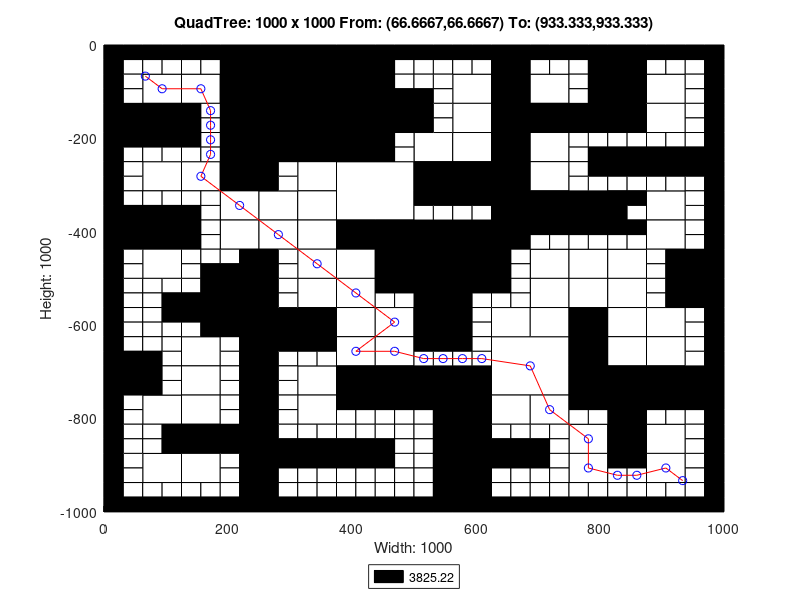

Reproduce this figure in MATLAB.
axis([0 1000 -1000 0]);
title('QuadTree: 1000 x 1000 From: (66.6667,66.6667) To: (933.333,933.333)');
xlabel('Width: 1000');
ylabel('Height: 1000');
rectangle('Position',[250 -125 125 125], 'FaceColor',[0 0 0]);
rectangle('Position',[250 -250 125 125], 'FaceColor',[0 0 0]);
rectangle('Position',[375 -375 125 125], 'FaceColor',[1 1 1]);
rectangle('Position',[500 -500 125 125], 'FaceColor',[0 0 0]);
rectangle('Position',[625 -750 125 125], 'FaceColor',[1 1 1]);
rectangle('Position',[62.5 -125 62.5 62.5], 'FaceColor',[1 1 1]);
rectangle('Position',[187.5 -62.5 62.5 62.5], 'FaceColor',[0 0 0]);
rectangle('Position',[125 -125 62.5 62.5], 'FaceColor',[1 1 1]);
rectangle('Position',[187.5 -125 62.5 62.5], 'FaceColor',[0 0 0]);
rectangle('Position',[0 -187.5 62.5 62.5], 'FaceColor',[0 0 0]);
rectangle('Position',[62.5 -187.5 62.5 62.5], 'FaceColor',[0 0 0]);
rectangle('Position',[187.5 -187.5 62.5 62.5], 'FaceColor',[0 0 0]);
rectangle('Position',[187.5 -250 62.5 62.5], 'FaceColor',[0 0 0]);
rectangle('Position',[375 -62.5 62.5 62.5], 'FaceColor',[0 0 0]);
rectangle('Position',[375 -125 62.5 62.5], 'FaceColor',[0 0 0]);
rectangle('Position',[375 -187.5 62.5 62.5], 'FaceColor',[0 0 0]);
rectangle('Position',[437.5 -187.5 62.5 62.5], 'FaceColor',[0 0 0]);
rectangle('Position',[375 -250 62.5 62.5], 'FaceColor',[0 0 0]);
rectangle('Position',[62.5 -312.5 62.5 62.5], 'FaceColor',[1 1 1]);
rectangle('Position',[125 -312.5 62.5 62.5], 'FaceColor',[1 1 1]);
rectangle('Position',[187.5 -312.5 62.5 62.5], 'FaceColor',[0 0 0]);
rectangle('Position',[187.5 -375 62.5 62.5], 'FaceColor',[1 1 1]);
rectangle('Position',[0 -437.5 62.5 62.5], 'FaceColor',[0 0 0]);
rectangle('Position',[62.5 -437.5 62.5 62.5], 'FaceColor',[0 0 0]);
rectangle('Position',[62.5 -500 62.5 62.5], 'FaceColor',[1 1 1]);
rectangle('Position',[187.5 -437.5 62.5 62.5], 'FaceColor',[1 1 1]);
rectangle('Position',[312.5 -312.5 62.5 62.5], 'FaceColor',[1 1 1]);
rectangle('Position',[250 -375 62.5 62.5], 'FaceColor',[1 1 1]);
rectangle('Position',[312.5 -375 62.5 62.5], 'FaceColor',[1 1 1]);
rectangle('Position',[250 -437.5 62.5 62.5], 'FaceColor',[1 1 1]);
rectangle('Position',[312.5 -437.5 62.5 62.5], 'FaceColor',[1 1 1]);
rectangle('Position',[312.5 -500 62.5 62.5], 'FaceColor',[1 1 1]);
rectangle('Position',[375 -437.5 62.5 62.5], 'FaceColor',[0 0 0]);
rectangle('Position',[437.5 -437.5 62.5 62.5], 'FaceColor',[0 0 0]);
rectangle('Position',[375 -500 62.5 62.5], 'FaceColor',[1 1 1]);
rectangle('Position',[437.5 -500 62.5 62.5], 'FaceColor',[0 0 0]);
rectangle('Position',[562.5 -125 62.5 62.5], 'FaceColor',[1 1 1]);
rectangle('Position',[625 -62.5 62.5 62.5], 'FaceColor',[0 0 0]);
rectangle('Position',[625 -125 62.5 62.5], 'FaceColor',[0 0 0]);
rectangle('Position',[687.5 -125 62.5 62.5], 'FaceColor',[1 1 1]);
rectangle('Position',[562.5 -187.5 62.5 62.5], 'FaceColor',[1 1 1]);
rectangle('Position',[500 -250 62.5 62.5], 'FaceColor',[1 1 1]);
rectangle('Position',[562.5 -250 62.5 62.5], 'FaceColor',[1 1 1]);
rectangle('Position',[625 -187.5 62.5 62.5], 'FaceColor',[0 0 0]);
rectangle('Position',[687.5 -187.5 62.5 62.5], 'FaceColor',[0 0 0]);
rectangle('Position',[625 -250 62.5 62.5], 'FaceColor',[0 0 0]);
rectangle('Position',[687.5 -250 62.5 62.5], 'FaceColor',[1 1 1]);
rectangle('Position',[812.5 -62.5 62.5 62.5], 'FaceColor',[0 0 0]);
rectangle('Position',[812.5 -125 62.5 62.5], 'FaceColor',[0 0 0]);
rectangle('Position',[875 -125 62.5 62.5], 'FaceColor',[1 1 1]);
rectangle('Position',[750 -187.5 62.5 62.5], 'FaceColor',[0 0 0]);
rectangle('Position',[812.5 -187.5 62.5 62.5], 'FaceColor',[0 0 0]);
rectangle('Position',[875 -187.5 62.5 62.5], 'FaceColor',[1 1 1]);
rectangle('Position',[500 -312.5 62.5 62.5], 'FaceColor',[0 0 0]);
rectangle('Position',[562.5 -312.5 62.5 62.5], 'FaceColor',[0 0 0]);
rectangle('Position',[625 -312.5 62.5 62.5], 'FaceColor',[0 0 0]);
rectangle('Position',[687.5 -312.5 62.5 62.5], 'FaceColor',[1 1 1]);
rectangle('Position',[625 -375 62.5 62.5], 'FaceColor',[0 0 0]);
rectangle('Position',[687.5 -375 62.5 62.5], 'FaceColor',[0 0 0]);
rectangle('Position',[625 -437.5 62.5 62.5], 'FaceColor',[0 0 0]);
rectangle('Position',[687.5 -500 62.5 62.5], 'FaceColor',[1 1 1]);
rectangle('Position',[750 -375 62.5 62.5], 'FaceColor',[0 0 0]);
rectangle('Position',[875 -375 62.5 62.5], 'FaceColor',[1 1 1]);
rectangle('Position',[750 -500 62.5 62.5], 'FaceColor',[1 1 1]);
rectangle('Position',[812.5 -500 62.5 62.5], 'FaceColor',[1 1 1]);
rectangle('Position',[875 -437.5 62.5 62.5], 'FaceColor',[1 1 1]);
rectangle('Position',[937.5 -500 62.5 62.5], 'FaceColor',[0 0 0]);
rectangle('Position',[187.5 -562.5 62.5 62.5], 'FaceColor',[0 0 0]);
rectangle('Position',[187.5 -625 62.5 62.5], 'FaceColor',[0 0 0]);
rectangle('Position',[0 -750 62.5 62.5], 'FaceColor',[0 0 0]);
rectangle('Position',[125 -687.5 62.5 62.5], 'FaceColor',[1 1 1]);
rectangle('Position',[125 -750 62.5 62.5], 'FaceColor',[1 1 1]);
rectangle('Position',[312.5 -562.5 62.5 62.5], 'FaceColor',[1 1 1]);
rectangle('Position',[250 -625 62.5 62.5], 'FaceColor',[0 0 0]);
rectangle('Position',[312.5 -625 62.5 62.5], 'FaceColor',[0 0 0]);
rectangle('Position',[375 -562.5 62.5 62.5], 'FaceColor',[1 1 1]);
rectangle('Position',[375 -625 62.5 62.5], 'FaceColor',[1 1 1]);
rectangle('Position',[437.5 -625 62.5 62.5], 'FaceColor',[1 1 1]);
rectangle('Position',[312.5 -750 62.5 62.5], 'FaceColor',[1 1 1]);
rectangle('Position',[375 -687.5 62.5 62.5], 'FaceColor',[1 1 1]);
rectangle('Position',[437.5 -687.5 62.5 62.5], 'FaceColor',[1 1 1]);
rectangle('Position',[375 -750 62.5 62.5], 'FaceColor',[0 0 0]);
rectangle('Position',[437.5 -750 62.5 62.5], 'FaceColor',[0 0 0]);
rectangle('Position',[62.5 -812.5 62.5 62.5], 'FaceColor',[1 1 1]);
rectangle('Position',[125 -812.5 62.5 62.5], 'FaceColor',[1 1 1]);
rectangle('Position',[125 -875 62.5 62.5], 'FaceColor',[0 0 0]);
rectangle('Position',[187.5 -875 62.5 62.5], 'FaceColor',[0 0 0]);
rectangle('Position',[62.5 -937.5 62.5 62.5], 'FaceColor',[1 1 1]);
rectangle('Position',[125 -937.5 62.5 62.5], 'FaceColor',[1 1 1]);
rectangle('Position',[312.5 -812.5 62.5 62.5], 'FaceColor',[1 1 1]);
rectangle('Position',[500 -562.5 62.5 62.5], 'FaceColor',[0 0 0]);
rectangle('Position',[500 -625 62.5 62.5], 'FaceColor',[0 0 0]);
rectangle('Position',[687.5 -562.5 62.5 62.5], 'FaceColor',[1 1 1]);
rectangle('Position',[625 -625 62.5 62.5], 'FaceColor',[1 1 1]);
rectangle('Position',[687.5 -625 62.5 62.5], 'FaceColor',[1 1 1]);
rectangle('Position',[500 -750 62.5 62.5], 'FaceColor',[0 0 0]);
rectangle('Position',[562.5 -750 62.5 62.5], 'FaceColor',[0 0 0]);
rectangle('Position',[750 -562.5 62.5 62.5], 'FaceColor',[1 1 1]);
rectangle('Position',[812.5 -562.5 62.5 62.5], 'FaceColor',[1 1 1]);
rectangle('Position',[750 -625 62.5 62.5], 'FaceColor',[0 0 0]);
rectangle('Position',[812.5 -625 62.5 62.5], 'FaceColor',[1 1 1]);
rectangle('Position',[937.5 -562.5 62.5 62.5], 'FaceColor',[0 0 0]);
rectangle('Position',[875 -625 62.5 62.5], 'FaceColor',[1 1 1]);
rectangle('Position',[750 -687.5 62.5 62.5], 'FaceColor',[0 0 0]);
rectangle('Position',[812.5 -687.5 62.5 62.5], 'FaceColor',[1 1 1]);
rectangle('Position',[750 -750 62.5 62.5], 'FaceColor',[0 0 0]);
rectangle('Position',[812.5 -750 62.5 62.5], 'FaceColor',[0 0 0]);
rectangle('Position',[875 -687.5 62.5 62.5], 'FaceColor',[1 1 1]);
rectangle('Position',[875 -750 62.5 62.5], 'FaceColor',[0 0 0]);
rectangle('Position',[937.5 -750 62.5 62.5], 'FaceColor',[0 0 0]);
rectangle('Position',[562.5 -812.5 62.5 62.5], 'FaceColor',[0 0 0]);
rectangle('Position',[562.5 -875 62.5 62.5], 'FaceColor',[0 0 0]);
rectangle('Position',[625 -812.5 62.5 62.5], 'FaceColor',[1 1 1]);
rectangle('Position',[687.5 -812.5 62.5 62.5], 'FaceColor',[1 1 1]);
rectangle('Position',[562.5 -937.5 62.5 62.5], 'FaceColor',[0 0 0]);
rectangle('Position',[562.5 -1000 62.5 62.5], 'FaceColor',[0 0 0]);
rectangle('Position',[812.5 -812.5 62.5 62.5], 'FaceColor',[0 0 0]);
rectangle('Position',[750 -875 62.5 62.5], 'FaceColor',[1 1 1]);
rectangle('Position',[812.5 -875 62.5 62.5], 'FaceColor',[0 0 0]);
rectangle('Position',[875 -875 62.5 62.5], 'FaceColor',[1 1 1]);
rectangle('Position',[750 -937.5 62.5 62.5], 'FaceColor',[1 1 1]);
rectangle('Position',[875 -937.5 62.5 62.5], 'FaceColor',[1 1 1]);
rectangle('Position',[0 -31.25 31.25 31.25], 'FaceColor',[0 0 0]);
rectangle('Position',[31.25 -31.25 31.25 31.25], 'FaceColor',[0 0 0]);
rectangle('Position',[0 -62.5 31.25 31.25], 'FaceColor',[0 0 0]);
rectangle('Position',[31.25 -62.5 31.25 31.25], 'FaceColor',[1 1 1]);
rectangle('Position',[62.5 -31.25 31.25 31.25], 'FaceColor',[0 0 0]);
rectangle('Position',[93.75 -31.25 31.25 31.25], 'FaceColor',[0 0 0]);
rectangle('Position',[62.5 -62.5 31.25 31.25], 'FaceColor',[1 1 1]);
rectangle('Position',[93.75 -62.5 31.25 31.25], 'FaceColor',[1 1 1]);
rectangle('Position',[0 -93.75 31.25 31.25], 'FaceColor',[0 0 0]);
rectangle('Position',[31.25 -93.75 31.25 31.25], 'FaceColor',[1 1 1]);
rectangle('Position',[0 -125 31.25 31.25], 'FaceColor',[0 0 0]);
rectangle('Position',[31.25 -125 31.25 31.25], 'FaceColor',[1 1 1]);
rectangle('Position',[125 -31.25 31.25 31.25], 'FaceColor',[0 0 0]);
rectangle('Position',[156.25 -31.25 31.25 31.25], 'FaceColor',[0 0 0]);
rectangle('Position',[125 -62.5 31.25 31.25], 'FaceColor',[1 1 1]);
rectangle('Position',[156.25 -62.5 31.25 31.25], 'FaceColor',[1 1 1]);
rectangle('Position',[0 -218.75 31.25 31.25], 'FaceColor',[0 0 0]);
rectangle('Position',[31.25 -218.75 31.25 31.25], 'FaceColor',[0 0 0]);
rectangle('Position',[0 -250 31.25 31.25], 'FaceColor',[0 0 0]);
rectangle('Position',[31.25 -250 31.25 31.25], 'FaceColor',[1 1 1]);
rectangle('Position',[62.5 -218.75 31.25 31.25], 'FaceColor',[0 0 0]);
rectangle('Position',[93.75 -218.75 31.25 31.25], 'FaceColor',[0 0 0]);
rectangle('Position',[62.5 -250 31.25 31.25], 'FaceColor',[1 1 1]);
rectangle('Position',[93.75 -250 31.25 31.25], 'FaceColor',[1 1 1]);
rectangle('Position',[125 -156.25 31.25 31.25], 'FaceColor',[0 0 0]);
rectangle('Position',[156.25 -156.25 31.25 31.25], 'FaceColor',[1 1 1]);
rectangle('Position',[125 -187.5 31.25 31.25], 'FaceColor',[0 0 0]);
rectangle('Position',[156.25 -187.5 31.25 31.25], 'FaceColor',[1 1 1]);
rectangle('Position',[125 -218.75 31.25 31.25], 'FaceColor',[0 0 0]);
rectangle('Position',[156.25 -218.75 31.25 31.25], 'FaceColor',[1 1 1]);
rectangle('Position',[125 -250 31.25 31.25], 'FaceColor',[1 1 1]);
rectangle('Position',[156.25 -250 31.25 31.25], 'FaceColor',[1 1 1]);
rectangle('Position',[437.5 -31.25 31.25 31.25], 'FaceColor',[0 0 0]);
rectangle('Position',[468.75 -31.25 31.25 31.25], 'FaceColor',[0 0 0]);
rectangle('Position',[437.5 -62.5 31.25 31.25], 'FaceColor',[0 0 0]);
rectangle('Position',[468.75 -62.5 31.25 31.25], 'FaceColor',[1 1 1]);
rectangle('Position',[437.5 -93.75 31.25 31.25], 'FaceColor',[0 0 0]);
rectangle('Position',[468.75 -93.75 31.25 31.25], 'FaceColor',[1 1 1]);
rectangle('Position',[437.5 -125 31.25 31.25], 'FaceColor',[0 0 0]);
rectangle('Position',[468.75 -125 31.25 31.25], 'FaceColor',[0 0 0]);
rectangle('Position',[437.5 -218.75 31.25 31.25], 'FaceColor',[0 0 0]);
rectangle('Position',[468.75 -218.75 31.25 31.25], 'FaceColor',[1 1 1]);
rectangle('Position',[437.5 -250 31.25 31.25], 'FaceColor',[0 0 0]);
rectangle('Position',[468.75 -250 31.25 31.25], 'FaceColor',[1 1 1]);
rectangle('Position',[0 -281.25 31.25 31.25], 'FaceColor',[0 0 0]);
rectangle('Position',[31.25 -281.25 31.25 31.25], 'FaceColor',[1 1 1]);
rectangle('Position',[0 -312.5 31.25 31.25], 'FaceColor',[0 0 0]);
rectangle('Position',[31.25 -312.5 31.25 31.25], 'FaceColor',[1 1 1]);
rectangle('Position',[0 -343.75 31.25 31.25], 'FaceColor',[0 0 0]);
rectangle('Position',[31.25 -343.75 31.25 31.25], 'FaceColor',[1 1 1]);
rectangle('Position',[0 -375 31.25 31.25], 'FaceColor',[0 0 0]);
rectangle('Position',[31.25 -375 31.25 31.25], 'FaceColor',[0 0 0]);
rectangle('Position',[62.5 -343.75 31.25 31.25], 'FaceColor',[1 1 1]);
rectangle('Position',[93.75 -343.75 31.25 31.25], 'FaceColor',[1 1 1]);
rectangle('Position',[62.5 -375 31.25 31.25], 'FaceColor',[0 0 0]);
rectangle('Position',[93.75 -375 31.25 31.25], 'FaceColor',[0 0 0]);
rectangle('Position',[125 -343.75 31.25 31.25], 'FaceColor',[1 1 1]);
rectangle('Position',[156.25 -343.75 31.25 31.25], 'FaceColor',[1 1 1]);
rectangle('Position',[125 -375 31.25 31.25], 'FaceColor',[0 0 0]);
rectangle('Position',[156.25 -375 31.25 31.25], 'FaceColor',[1 1 1]);
rectangle('Position',[0 -468.75 31.25 31.25], 'FaceColor',[0 0 0]);
rectangle('Position',[31.25 -468.75 31.25 31.25], 'FaceColor',[1 1 1]);
rectangle('Position',[0 -500 31.25 31.25], 'FaceColor',[0 0 0]);
rectangle('Position',[31.25 -500 31.25 31.25], 'FaceColor',[1 1 1]);
rectangle('Position',[125 -406.25 31.25 31.25], 'FaceColor',[0 0 0]);
rectangle('Position',[156.25 -406.25 31.25 31.25], 'FaceColor',[1 1 1]);
rectangle('Position',[125 -437.5 31.25 31.25], 'FaceColor',[0 0 0]);
rectangle('Position',[156.25 -437.5 31.25 31.25], 'FaceColor',[1 1 1]);
rectangle('Position',[125 -468.75 31.25 31.25], 'FaceColor',[1 1 1]);
rectangle('Position',[156.25 -468.75 31.25 31.25], 'FaceColor',[1 1 1]);
rectangle('Position',[125 -500 31.25 31.25], 'FaceColor',[1 1 1]);
rectangle('Position',[156.25 -500 31.25 31.25], 'FaceColor',[0 0 0]);
rectangle('Position',[187.5 -468.75 31.25 31.25], 'FaceColor',[1 1 1]);
rectangle('Position',[218.75 -468.75 31.25 31.25], 'FaceColor',[0 0 0]);
rectangle('Position',[187.5 -500 31.25 31.25], 'FaceColor',[0 0 0]);
rectangle('Position',[218.75 -500 31.25 31.25], 'FaceColor',[0 0 0]);
rectangle('Position',[250 -281.25 31.25 31.25], 'FaceColor',[0 0 0]);
rectangle('Position',[281.25 -281.25 31.25 31.25], 'FaceColor',[1 1 1]);
rectangle('Position',[250 -312.5 31.25 31.25], 'FaceColor',[0 0 0]);
rectangle('Position',[281.25 -312.5 31.25 31.25], 'FaceColor',[1 1 1]);
rectangle('Position',[250 -468.75 31.25 31.25], 'FaceColor',[0 0 0]);
rectangle('Position',[281.25 -468.75 31.25 31.25], 'FaceColor',[1 1 1]);
rectangle('Position',[250 -500 31.25 31.25], 'FaceColor',[0 0 0]);
rectangle('Position',[281.25 -500 31.25 31.25], 'FaceColor',[1 1 1]);
rectangle('Position',[500 -31.25 31.25 31.25], 'FaceColor',[0 0 0]);
rectangle('Position',[531.25 -31.25 31.25 31.25], 'FaceColor',[0 0 0]);
rectangle('Position',[500 -62.5 31.25 31.25], 'FaceColor',[1 1 1]);
rectangle('Position',[531.25 -62.5 31.25 31.25], 'FaceColor',[1 1 1]);
rectangle('Position',[562.5 -31.25 31.25 31.25], 'FaceColor',[0 0 0]);
rectangle('Position',[593.75 -31.25 31.25 31.25], 'FaceColor',[0 0 0]);
rectangle('Position',[562.5 -62.5 31.25 31.25], 'FaceColor',[1 1 1]);
rectangle('Position',[593.75 -62.5 31.25 31.25], 'FaceColor',[1 1 1]);
rectangle('Position',[500 -93.75 31.25 31.25], 'FaceColor',[1 1 1]);
rectangle('Position',[531.25 -93.75 31.25 31.25], 'FaceColor',[1 1 1]);
rectangle('Position',[500 -125 31.25 31.25], 'FaceColor',[0 0 0]);
rectangle('Position',[531.25 -125 31.25 31.25], 'FaceColor',[1 1 1]);
rectangle('Position',[687.5 -31.25 31.25 31.25], 'FaceColor',[0 0 0]);
rectangle('Position',[718.75 -31.25 31.25 31.25], 'FaceColor',[0 0 0]);
rectangle('Position',[687.5 -62.5 31.25 31.25], 'FaceColor',[1 1 1]);
rectangle('Position',[718.75 -62.5 31.25 31.25], 'FaceColor',[1 1 1]);
rectangle('Position',[500 -156.25 31.25 31.25], 'FaceColor',[0 0 0]);
rectangle('Position',[531.25 -156.25 31.25 31.25], 'FaceColor',[1 1 1]);
rectangle('Position',[500 -187.5 31.25 31.25], 'FaceColor',[0 0 0]);
rectangle('Position',[531.25 -187.5 31.25 31.25], 'FaceColor',[1 1 1]);
rectangle('Position',[750 -31.25 31.25 31.25], 'FaceColor',[0 0 0]);
rectangle('Position',[781.25 -31.25 31.25 31.25], 'FaceColor',[0 0 0]);
rectangle('Position',[750 -62.5 31.25 31.25], 'FaceColor',[1 1 1]);
rectangle('Position',[781.25 -62.5 31.25 31.25], 'FaceColor',[0 0 0]);
rectangle('Position',[750 -93.75 31.25 31.25], 'FaceColor',[1 1 1]);
rectangle('Position',[781.25 -93.75 31.25 31.25], 'FaceColor',[0 0 0]);
rectangle('Position',[750 -125 31.25 31.25], 'FaceColor',[1 1 1]);
rectangle('Position',[781.25 -125 31.25 31.25], 'FaceColor',[0 0 0]);
rectangle('Position',[875 -31.25 31.25 31.25], 'FaceColor',[0 0 0]);
rectangle('Position',[906.25 -31.25 31.25 31.25], 'FaceColor',[0 0 0]);
rectangle('Position',[875 -62.5 31.25 31.25], 'FaceColor',[1 1 1]);
rectangle('Position',[906.25 -62.5 31.25 31.25], 'FaceColor',[1 1 1]);
rectangle('Position',[937.5 -31.25 31.25 31.25], 'FaceColor',[0 0 0]);
rectangle('Position',[968.75 -31.25 31.25 31.25], 'FaceColor',[0 0 0]);
rectangle('Position',[937.5 -62.5 31.25 31.25], 'FaceColor',[1 1 1]);
rectangle('Position',[968.75 -62.5 31.25 31.25], 'FaceColor',[0 0 0]);
rectangle('Position',[937.5 -93.75 31.25 31.25], 'FaceColor',[1 1 1]);
rectangle('Position',[968.75 -93.75 31.25 31.25], 'FaceColor',[0 0 0]);
rectangle('Position',[937.5 -125 31.25 31.25], 'FaceColor',[1 1 1]);
rectangle('Position',[968.75 -125 31.25 31.25], 'FaceColor',[0 0 0]);
rectangle('Position',[750 -218.75 31.25 31.25], 'FaceColor',[1 1 1]);
rectangle('Position',[781.25 -218.75 31.25 31.25], 'FaceColor',[1 1 1]);
rectangle('Position',[750 -250 31.25 31.25], 'FaceColor',[1 1 1]);
rectangle('Position',[781.25 -250 31.25 31.25], 'FaceColor',[0 0 0]);
rectangle('Position',[812.5 -218.75 31.25 31.25], 'FaceColor',[1 1 1]);
rectangle('Position',[843.75 -218.75 31.25 31.25], 'FaceColor',[1 1 1]);
rectangle('Position',[812.5 -250 31.25 31.25], 'FaceColor',[0 0 0]);
rectangle('Position',[843.75 -250 31.25 31.25], 'FaceColor',[0 0 0]);
rectangle('Position',[937.5 -156.25 31.25 31.25], 'FaceColor',[1 1 1]);
rectangle('Position',[968.75 -156.25 31.25 31.25], 'FaceColor',[0 0 0]);
rectangle('Position',[937.5 -187.5 31.25 31.25], 'FaceColor',[1 1 1]);
rectangle('Position',[968.75 -187.5 31.25 31.25], 'FaceColor',[0 0 0]);
rectangle('Position',[875 -218.75 31.25 31.25], 'FaceColor',[1 1 1]);
rectangle('Position',[906.25 -218.75 31.25 31.25], 'FaceColor',[1 1 1]);
rectangle('Position',[875 -250 31.25 31.25], 'FaceColor',[0 0 0]);
rectangle('Position',[906.25 -250 31.25 31.25], 'FaceColor',[0 0 0]);
rectangle('Position',[937.5 -218.75 31.25 31.25], 'FaceColor',[1 1 1]);
rectangle('Position',[968.75 -218.75 31.25 31.25], 'FaceColor',[0 0 0]);
rectangle('Position',[937.5 -250 31.25 31.25], 'FaceColor',[0 0 0]);
rectangle('Position',[968.75 -250 31.25 31.25], 'FaceColor',[0 0 0]);
rectangle('Position',[500 -343.75 31.25 31.25], 'FaceColor',[0 0 0]);
rectangle('Position',[531.25 -343.75 31.25 31.25], 'FaceColor',[0 0 0]);
rectangle('Position',[500 -375 31.25 31.25], 'FaceColor',[1 1 1]);
rectangle('Position',[531.25 -375 31.25 31.25], 'FaceColor',[1 1 1]);
rectangle('Position',[562.5 -343.75 31.25 31.25], 'FaceColor',[0 0 0]);
rectangle('Position',[593.75 -343.75 31.25 31.25], 'FaceColor',[0 0 0]);
rectangle('Position',[562.5 -375 31.25 31.25], 'FaceColor',[1 1 1]);
rectangle('Position',[593.75 -375 31.25 31.25], 'FaceColor',[1 1 1]);
rectangle('Position',[687.5 -406.25 31.25 31.25], 'FaceColor',[0 0 0]);
rectangle('Position',[718.75 -406.25 31.25 31.25], 'FaceColor',[0 0 0]);
rectangle('Position',[687.5 -437.5 31.25 31.25], 'FaceColor',[1 1 1]);
rectangle('Position',[718.75 -437.5 31.25 31.25], 'FaceColor',[1 1 1]);
rectangle('Position',[625 -468.75 31.25 31.25], 'FaceColor',[0 0 0]);
rectangle('Position',[656.25 -468.75 31.25 31.25], 'FaceColor',[1 1 1]);
rectangle('Position',[625 -500 31.25 31.25], 'FaceColor',[0 0 0]);
rectangle('Position',[656.25 -500 31.25 31.25], 'FaceColor',[1 1 1]);
rectangle('Position',[750 -281.25 31.25 31.25], 'FaceColor',[1 1 1]);
rectangle('Position',[781.25 -281.25 31.25 31.25], 'FaceColor',[0 0 0]);
rectangle('Position',[750 -312.5 31.25 31.25], 'FaceColor',[1 1 1]);
rectangle('Position',[781.25 -312.5 31.25 31.25], 'FaceColor',[1 1 1]);
rectangle('Position',[812.5 -281.25 31.25 31.25], 'FaceColor',[0 0 0]);
rectangle('Position',[843.75 -281.25 31.25 31.25], 'FaceColor',[0 0 0]);
rectangle('Position',[812.5 -312.5 31.25 31.25], 'FaceColor',[1 1 1]);
rectangle('Position',[843.75 -312.5 31.25 31.25], 'FaceColor',[1 1 1]);
rectangle('Position',[812.5 -343.75 31.25 31.25], 'FaceColor',[0 0 0]);
rectangle('Position',[843.75 -343.75 31.25 31.25], 'FaceColor',[0 0 0]);
rectangle('Position',[812.5 -375 31.25 31.25], 'FaceColor',[0 0 0]);
rectangle('Position',[843.75 -375 31.25 31.25], 'FaceColor',[1 1 1]);
rectangle('Position',[875 -281.25 31.25 31.25], 'FaceColor',[0 0 0]);
rectangle('Position',[906.25 -281.25 31.25 31.25], 'FaceColor',[0 0 0]);
rectangle('Position',[875 -312.5 31.25 31.25], 'FaceColor',[1 1 1]);
rectangle('Position',[906.25 -312.5 31.25 31.25], 'FaceColor',[1 1 1]);
rectangle('Position',[937.5 -281.25 31.25 31.25], 'FaceColor',[0 0 0]);
rectangle('Position',[968.75 -281.25 31.25 31.25], 'FaceColor',[0 0 0]);
rectangle('Position',[937.5 -312.5 31.25 31.25], 'FaceColor',[1 1 1]);
rectangle('Position',[968.75 -312.5 31.25 31.25], 'FaceColor',[0 0 0]);
rectangle('Position',[937.5 -343.75 31.25 31.25], 'FaceColor',[1 1 1]);
rectangle('Position',[968.75 -343.75 31.25 31.25], 'FaceColor',[0 0 0]);
rectangle('Position',[937.5 -375 31.25 31.25], 'FaceColor',[1 1 1]);
rectangle('Position',[968.75 -375 31.25 31.25], 'FaceColor',[0 0 0]);
rectangle('Position',[750 -406.25 31.25 31.25], 'FaceColor',[0 0 0]);
rectangle('Position',[781.25 -406.25 31.25 31.25], 'FaceColor',[0 0 0]);
rectangle('Position',[750 -437.5 31.25 31.25], 'FaceColor',[1 1 1]);
rectangle('Position',[781.25 -437.5 31.25 31.25], 'FaceColor',[1 1 1]);
rectangle('Position',[812.5 -406.25 31.25 31.25], 'FaceColor',[0 0 0]);
rectangle('Position',[843.75 -406.25 31.25 31.25], 'FaceColor',[0 0 0]);
rectangle('Position',[812.5 -437.5 31.25 31.25], 'FaceColor',[1 1 1]);
rectangle('Position',[843.75 -437.5 31.25 31.25], 'FaceColor',[1 1 1]);
rectangle('Position',[937.5 -406.25 31.25 31.25], 'FaceColor',[1 1 1]);
rectangle('Position',[968.75 -406.25 31.25 31.25], 'FaceColor',[0 0 0]);
rectangle('Position',[937.5 -437.5 31.25 31.25], 'FaceColor',[1 1 1]);
rectangle('Position',[968.75 -437.5 31.25 31.25], 'FaceColor',[0 0 0]);
rectangle('Position',[875 -468.75 31.25 31.25], 'FaceColor',[1 1 1]);
rectangle('Position',[906.25 -468.75 31.25 31.25], 'FaceColor',[0 0 0]);
rectangle('Position',[875 -500 31.25 31.25], 'FaceColor',[1 1 1]);
rectangle('Position',[906.25 -500 31.25 31.25], 'FaceColor',[0 0 0]);
rectangle('Position',[0 -531.25 31.25 31.25], 'FaceColor',[0 0 0]);
rectangle('Position',[31.25 -531.25 31.25 31.25], 'FaceColor',[1 1 1]);
rectangle('Position',[0 -562.5 31.25 31.25], 'FaceColor',[0 0 0]);
rectangle('Position',[31.25 -562.5 31.25 31.25], 'FaceColor',[1 1 1]);
rectangle('Position',[62.5 -531.25 31.25 31.25], 'FaceColor',[1 1 1]);
rectangle('Position',[93.75 -531.25 31.25 31.25], 'FaceColor',[1 1 1]);
rectangle('Position',[62.5 -562.5 31.25 31.25], 'FaceColor',[1 1 1]);
rectangle('Position',[93.75 -562.5 31.25 31.25], 'FaceColor',[0 0 0]);
rectangle('Position',[0 -593.75 31.25 31.25], 'FaceColor',[0 0 0]);
rectangle('Position',[31.25 -593.75 31.25 31.25], 'FaceColor',[1 1 1]);
rectangle('Position',[0 -625 31.25 31.25], 'FaceColor',[0 0 0]);
rectangle('Position',[31.25 -625 31.25 31.25], 'FaceColor',[1 1 1]);
rectangle('Position',[62.5 -593.75 31.25 31.25], 'FaceColor',[1 1 1]);
rectangle('Position',[93.75 -593.75 31.25 31.25], 'FaceColor',[0 0 0]);
rectangle('Position',[62.5 -625 31.25 31.25], 'FaceColor',[1 1 1]);
rectangle('Position',[93.75 -625 31.25 31.25], 'FaceColor',[1 1 1]);
rectangle('Position',[125 -531.25 31.25 31.25], 'FaceColor',[1 1 1]);
rectangle('Position',[156.25 -531.25 31.25 31.25], 'FaceColor',[0 0 0]);
rectangle('Position',[125 -562.5 31.25 31.25], 'FaceColor',[0 0 0]);
rectangle('Position',[156.25 -562.5 31.25 31.25], 'FaceColor',[0 0 0]);
rectangle('Position',[125 -593.75 31.25 31.25], 'FaceColor',[0 0 0]);
rectangle('Position',[156.25 -593.75 31.25 31.25], 'FaceColor',[0 0 0]);
rectangle('Position',[125 -625 31.25 31.25], 'FaceColor',[1 1 1]);
rectangle('Position',[156.25 -625 31.25 31.25], 'FaceColor',[0 0 0]);
rectangle('Position',[0 -656.25 31.25 31.25], 'FaceColor',[0 0 0]);
rectangle('Position',[31.25 -656.25 31.25 31.25], 'FaceColor',[1 1 1]);
rectangle('Position',[0 -687.5 31.25 31.25], 'FaceColor',[0 0 0]);
rectangle('Position',[31.25 -687.5 31.25 31.25], 'FaceColor',[0 0 0]);
rectangle('Position',[62.5 -656.25 31.25 31.25], 'FaceColor',[1 1 1]);
rectangle('Position',[93.75 -656.25 31.25 31.25], 'FaceColor',[1 1 1]);
rectangle('Position',[62.5 -687.5 31.25 31.25], 'FaceColor',[0 0 0]);
rectangle('Position',[93.75 -687.5 31.25 31.25], 'FaceColor',[1 1 1]);
rectangle('Position',[62.5 -718.75 31.25 31.25], 'FaceColor',[0 0 0]);
rectangle('Position',[93.75 -718.75 31.25 31.25], 'FaceColor',[1 1 1]);
rectangle('Position',[62.5 -750 31.25 31.25], 'FaceColor',[0 0 0]);
rectangle('Position',[93.75 -750 31.25 31.25], 'FaceColor',[1 1 1]);
rectangle('Position',[187.5 -656.25 31.25 31.25], 'FaceColor',[1 1 1]);
rectangle('Position',[218.75 -656.25 31.25 31.25], 'FaceColor',[0 0 0]);
rectangle('Position',[187.5 -687.5 31.25 31.25], 'FaceColor',[1 1 1]);
rectangle('Position',[218.75 -687.5 31.25 31.25], 'FaceColor',[0 0 0]);
rectangle('Position',[187.5 -718.75 31.25 31.25], 'FaceColor',[1 1 1]);
rectangle('Position',[218.75 -718.75 31.25 31.25], 'FaceColor',[0 0 0]);
rectangle('Position',[187.5 -750 31.25 31.25], 'FaceColor',[1 1 1]);
rectangle('Position',[218.75 -750 31.25 31.25], 'FaceColor',[0 0 0]);
rectangle('Position',[250 -531.25 31.25 31.25], 'FaceColor',[0 0 0]);
rectangle('Position',[281.25 -531.25 31.25 31.25], 'FaceColor',[1 1 1]);
rectangle('Position',[250 -562.5 31.25 31.25], 'FaceColor',[0 0 0]);
rectangle('Position',[281.25 -562.5 31.25 31.25], 'FaceColor',[1 1 1]);
rectangle('Position',[437.5 -531.25 31.25 31.25], 'FaceColor',[0 0 0]);
rectangle('Position',[468.75 -531.25 31.25 31.25], 'FaceColor',[0 0 0]);
rectangle('Position',[437.5 -562.5 31.25 31.25], 'FaceColor',[1 1 1]);
rectangle('Position',[468.75 -562.5 31.25 31.25], 'FaceColor',[1 1 1]);
rectangle('Position',[250 -656.25 31.25 31.25], 'FaceColor',[0 0 0]);
rectangle('Position',[281.25 -656.25 31.25 31.25], 'FaceColor',[0 0 0]);
rectangle('Position',[250 -687.5 31.25 31.25], 'FaceColor',[0 0 0]);
rectangle('Position',[281.25 -687.5 31.25 31.25], 'FaceColor',[1 1 1]);
rectangle('Position',[312.5 -656.25 31.25 31.25], 'FaceColor',[0 0 0]);
rectangle('Position',[343.75 -656.25 31.25 31.25], 'FaceColor',[0 0 0]);
rectangle('Position',[312.5 -687.5 31.25 31.25], 'FaceColor',[1 1 1]);
rectangle('Position',[343.75 -687.5 31.25 31.25], 'FaceColor',[1 1 1]);
rectangle('Position',[250 -718.75 31.25 31.25], 'FaceColor',[0 0 0]);
rectangle('Position',[281.25 -718.75 31.25 31.25], 'FaceColor',[1 1 1]);
rectangle('Position',[250 -750 31.25 31.25], 'FaceColor',[0 0 0]);
rectangle('Position',[281.25 -750 31.25 31.25], 'FaceColor',[1 1 1]);
rectangle('Position',[0 -781.25 31.25 31.25], 'FaceColor',[0 0 0]);
rectangle('Position',[31.25 -781.25 31.25 31.25], 'FaceColor',[1 1 1]);
rectangle('Position',[0 -812.5 31.25 31.25], 'FaceColor',[0 0 0]);
rectangle('Position',[31.25 -812.5 31.25 31.25], 'FaceColor',[1 1 1]);
rectangle('Position',[0 -843.75 31.25 31.25], 'FaceColor',[0 0 0]);
rectangle('Position',[31.25 -843.75 31.25 31.25], 'FaceColor',[1 1 1]);
rectangle('Position',[0 -875 31.25 31.25], 'FaceColor',[0 0 0]);
rectangle('Position',[31.25 -875 31.25 31.25], 'FaceColor',[1 1 1]);
rectangle('Position',[62.5 -843.75 31.25 31.25], 'FaceColor',[1 1 1]);
rectangle('Position',[93.75 -843.75 31.25 31.25], 'FaceColor',[0 0 0]);
rectangle('Position',[62.5 -875 31.25 31.25], 'FaceColor',[1 1 1]);
rectangle('Position',[93.75 -875 31.25 31.25], 'FaceColor',[0 0 0]);
rectangle('Position',[187.5 -781.25 31.25 31.25], 'FaceColor',[1 1 1]);
rectangle('Position',[218.75 -781.25 31.25 31.25], 'FaceColor',[0 0 0]);
rectangle('Position',[187.5 -812.5 31.25 31.25], 'FaceColor',[1 1 1]);
rectangle('Position',[218.75 -812.5 31.25 31.25], 'FaceColor',[0 0 0]);
rectangle('Position',[0 -906.25 31.25 31.25], 'FaceColor',[0 0 0]);
rectangle('Position',[31.25 -906.25 31.25 31.25], 'FaceColor',[1 1 1]);
rectangle('Position',[0 -937.5 31.25 31.25], 'FaceColor',[0 0 0]);
rectangle('Position',[31.25 -937.5 31.25 31.25], 'FaceColor',[1 1 1]);
rectangle('Position',[0 -968.75 31.25 31.25], 'FaceColor',[0 0 0]);
rectangle('Position',[31.25 -968.75 31.25 31.25], 'FaceColor',[1 1 1]);
rectangle('Position',[0 -1000 31.25 31.25], 'FaceColor',[0 0 0]);
rectangle('Position',[31.25 -1000 31.25 31.25], 'FaceColor',[0 0 0]);
rectangle('Position',[62.5 -968.75 31.25 31.25], 'FaceColor',[1 1 1]);
rectangle('Position',[93.75 -968.75 31.25 31.25], 'FaceColor',[1 1 1]);
rectangle('Position',[62.5 -1000 31.25 31.25], 'FaceColor',[0 0 0]);
rectangle('Position',[93.75 -1000 31.25 31.25], 'FaceColor',[0 0 0]);
rectangle('Position',[187.5 -906.25 31.25 31.25], 'FaceColor',[1 1 1]);
rectangle('Position',[218.75 -906.25 31.25 31.25], 'FaceColor',[0 0 0]);
rectangle('Position',[187.5 -937.5 31.25 31.25], 'FaceColor',[1 1 1]);
rectangle('Position',[218.75 -937.5 31.25 31.25], 'FaceColor',[0 0 0]);
rectangle('Position',[125 -968.75 31.25 31.25], 'FaceColor',[1 1 1]);
rectangle('Position',[156.25 -968.75 31.25 31.25], 'FaceColor',[1 1 1]);
rectangle('Position',[125 -1000 31.25 31.25], 'FaceColor',[0 0 0]);
rectangle('Position',[156.25 -1000 31.25 31.25], 'FaceColor',[0 0 0]);
rectangle('Position',[187.5 -968.75 31.25 31.25], 'FaceColor',[1 1 1]);
rectangle('Position',[218.75 -968.75 31.25 31.25], 'FaceColor',[0 0 0]);
rectangle('Position',[187.5 -1000 31.25 31.25], 'FaceColor',[0 0 0]);
rectangle('Position',[218.75 -1000 31.25 31.25], 'FaceColor',[0 0 0]);
rectangle('Position',[250 -781.25 31.25 31.25], 'FaceColor',[0 0 0]);
rectangle('Position',[281.25 -781.25 31.25 31.25], 'FaceColor',[1 1 1]);
rectangle('Position',[250 -812.5 31.25 31.25], 'FaceColor',[0 0 0]);
rectangle('Position',[281.25 -812.5 31.25 31.25], 'FaceColor',[1 1 1]);
rectangle('Position',[250 -843.75 31.25 31.25], 'FaceColor',[0 0 0]);
rectangle('Position',[281.25 -843.75 31.25 31.25], 'FaceColor',[1 1 1]);
rectangle('Position',[250 -875 31.25 31.25], 'FaceColor',[0 0 0]);
rectangle('Position',[281.25 -875 31.25 31.25], 'FaceColor',[0 0 0]);
rectangle('Position',[312.5 -843.75 31.25 31.25], 'FaceColor',[1 1 1]);
rectangle('Position',[343.75 -843.75 31.25 31.25], 'FaceColor',[1 1 1]);
rectangle('Position',[312.5 -875 31.25 31.25], 'FaceColor',[0 0 0]);
rectangle('Position',[343.75 -875 31.25 31.25], 'FaceColor',[0 0 0]);
rectangle('Position',[375 -781.25 31.25 31.25], 'FaceColor',[0 0 0]);
rectangle('Position',[406.25 -781.25 31.25 31.25], 'FaceColor',[0 0 0]);
rectangle('Position',[375 -812.5 31.25 31.25], 'FaceColor',[1 1 1]);
rectangle('Position',[406.25 -812.5 31.25 31.25], 'FaceColor',[1 1 1]);
rectangle('Position',[437.5 -781.25 31.25 31.25], 'FaceColor',[0 0 0]);
rectangle('Position',[468.75 -781.25 31.25 31.25], 'FaceColor',[0 0 0]);
rectangle('Position',[437.5 -812.5 31.25 31.25], 'FaceColor',[1 1 1]);
rectangle('Position',[468.75 -812.5 31.25 31.25], 'FaceColor',[1 1 1]);
rectangle('Position',[375 -843.75 31.25 31.25], 'FaceColor',[1 1 1]);
rectangle('Position',[406.25 -843.75 31.25 31.25], 'FaceColor',[1 1 1]);
rectangle('Position',[375 -875 31.25 31.25], 'FaceColor',[0 0 0]);
rectangle('Position',[406.25 -875 31.25 31.25], 'FaceColor',[0 0 0]);
rectangle('Position',[437.5 -843.75 31.25 31.25], 'FaceColor',[1 1 1]);
rectangle('Position',[468.75 -843.75 31.25 31.25], 'FaceColor',[1 1 1]);
rectangle('Position',[437.5 -875 31.25 31.25], 'FaceColor',[0 0 0]);
rectangle('Position',[468.75 -875 31.25 31.25], 'FaceColor',[1 1 1]);
rectangle('Position',[250 -906.25 31.25 31.25], 'FaceColor',[0 0 0]);
rectangle('Position',[281.25 -906.25 31.25 31.25], 'FaceColor',[0 0 0]);
rectangle('Position',[250 -937.5 31.25 31.25], 'FaceColor',[0 0 0]);
rectangle('Position',[281.25 -937.5 31.25 31.25], 'FaceColor',[1 1 1]);
rectangle('Position',[312.5 -906.25 31.25 31.25], 'FaceColor',[0 0 0]);
rectangle('Position',[343.75 -906.25 31.25 31.25], 'FaceColor',[0 0 0]);
rectangle('Position',[312.5 -937.5 31.25 31.25], 'FaceColor',[1 1 1]);
rectangle('Position',[343.75 -937.5 31.25 31.25], 'FaceColor',[1 1 1]);
rectangle('Position',[250 -968.75 31.25 31.25], 'FaceColor',[0 0 0]);
rectangle('Position',[281.25 -968.75 31.25 31.25], 'FaceColor',[1 1 1]);
rectangle('Position',[250 -1000 31.25 31.25], 'FaceColor',[0 0 0]);
rectangle('Position',[281.25 -1000 31.25 31.25], 'FaceColor',[0 0 0]);
rectangle('Position',[312.5 -968.75 31.25 31.25], 'FaceColor',[1 1 1]);
rectangle('Position',[343.75 -968.75 31.25 31.25], 'FaceColor',[1 1 1]);
rectangle('Position',[312.5 -1000 31.25 31.25], 'FaceColor',[0 0 0]);
rectangle('Position',[343.75 -1000 31.25 31.25], 'FaceColor',[0 0 0]);
rectangle('Position',[375 -906.25 31.25 31.25], 'FaceColor',[0 0 0]);
rectangle('Position',[406.25 -906.25 31.25 31.25], 'FaceColor',[0 0 0]);
rectangle('Position',[375 -937.5 31.25 31.25], 'FaceColor',[1 1 1]);
rectangle('Position',[406.25 -937.5 31.25 31.25], 'FaceColor',[1 1 1]);
rectangle('Position',[437.5 -906.25 31.25 31.25], 'FaceColor',[0 0 0]);
rectangle('Position',[468.75 -906.25 31.25 31.25], 'FaceColor',[1 1 1]);
rectangle('Position',[437.5 -937.5 31.25 31.25], 'FaceColor',[1 1 1]);
rectangle('Position',[468.75 -937.5 31.25 31.25], 'FaceColor',[1 1 1]);
rectangle('Position',[375 -968.75 31.25 31.25], 'FaceColor',[1 1 1]);
rectangle('Position',[406.25 -968.75 31.25 31.25], 'FaceColor',[1 1 1]);
rectangle('Position',[375 -1000 31.25 31.25], 'FaceColor',[0 0 0]);
rectangle('Position',[406.25 -1000 31.25 31.25], 'FaceColor',[0 0 0]);
rectangle('Position',[437.5 -968.75 31.25 31.25], 'FaceColor',[1 1 1]);
rectangle('Position',[468.75 -968.75 31.25 31.25], 'FaceColor',[1 1 1]);
rectangle('Position',[437.5 -1000 31.25 31.25], 'FaceColor',[0 0 0]);
rectangle('Position',[468.75 -1000 31.25 31.25], 'FaceColor',[0 0 0]);
rectangle('Position',[562.5 -531.25 31.25 31.25], 'FaceColor',[0 0 0]);
rectangle('Position',[593.75 -531.25 31.25 31.25], 'FaceColor',[0 0 0]);
rectangle('Position',[562.5 -562.5 31.25 31.25], 'FaceColor',[0 0 0]);
rectangle('Position',[593.75 -562.5 31.25 31.25], 'FaceColor',[1 1 1]);
rectangle('Position',[562.5 -593.75 31.25 31.25], 'FaceColor',[0 0 0]);
rectangle('Position',[593.75 -593.75 31.25 31.25], 'FaceColor',[1 1 1]);
rectangle('Position',[562.5 -625 31.25 31.25], 'FaceColor',[0 0 0]);
rectangle('Position',[593.75 -625 31.25 31.25], 'FaceColor',[1 1 1]);
rectangle('Position',[625 -531.25 31.25 31.25], 'FaceColor',[0 0 0]);
rectangle('Position',[656.25 -531.25 31.25 31.25], 'FaceColor',[1 1 1]);
rectangle('Position',[625 -562.5 31.25 31.25], 'FaceColor',[1 1 1]);
rectangle('Position',[656.25 -562.5 31.25 31.25], 'FaceColor',[1 1 1]);
rectangle('Position',[500 -656.25 31.25 31.25], 'FaceColor',[0 0 0]);
rectangle('Position',[531.25 -656.25 31.25 31.25], 'FaceColor',[0 0 0]);
rectangle('Position',[500 -687.5 31.25 31.25], 'FaceColor',[1 1 1]);
rectangle('Position',[531.25 -687.5 31.25 31.25], 'FaceColor',[1 1 1]);
rectangle('Position',[562.5 -656.25 31.25 31.25], 'FaceColor',[0 0 0]);
rectangle('Position',[593.75 -656.25 31.25 31.25], 'FaceColor',[1 1 1]);
rectangle('Position',[562.5 -687.5 31.25 31.25], 'FaceColor',[1 1 1]);
rectangle('Position',[593.75 -687.5 31.25 31.25], 'FaceColor',[1 1 1]);
rectangle('Position',[875 -531.25 31.25 31.25], 'FaceColor',[1 1 1]);
rectangle('Position',[906.25 -531.25 31.25 31.25], 'FaceColor',[0 0 0]);
rectangle('Position',[875 -562.5 31.25 31.25], 'FaceColor',[1 1 1]);
rectangle('Position',[906.25 -562.5 31.25 31.25], 'FaceColor',[0 0 0]);
rectangle('Position',[937.5 -593.75 31.25 31.25], 'FaceColor',[1 1 1]);
rectangle('Position',[968.75 -593.75 31.25 31.25], 'FaceColor',[0 0 0]);
rectangle('Position',[937.5 -625 31.25 31.25], 'FaceColor',[1 1 1]);
rectangle('Position',[968.75 -625 31.25 31.25], 'FaceColor',[0 0 0]);
rectangle('Position',[937.5 -656.25 31.25 31.25], 'FaceColor',[1 1 1]);
rectangle('Position',[968.75 -656.25 31.25 31.25], 'FaceColor',[0 0 0]);
rectangle('Position',[937.5 -687.5 31.25 31.25], 'FaceColor',[1 1 1]);
rectangle('Position',[968.75 -687.5 31.25 31.25], 'FaceColor',[0 0 0]);
rectangle('Position',[500 -781.25 31.25 31.25], 'FaceColor',[0 0 0]);
rectangle('Position',[531.25 -781.25 31.25 31.25], 'FaceColor',[0 0 0]);
rectangle('Position',[500 -812.5 31.25 31.25], 'FaceColor',[1 1 1]);
rectangle('Position',[531.25 -812.5 31.25 31.25], 'FaceColor',[0 0 0]);
rectangle('Position',[500 -843.75 31.25 31.25], 'FaceColor',[1 1 1]);
rectangle('Position',[531.25 -843.75 31.25 31.25], 'FaceColor',[0 0 0]);
rectangle('Position',[500 -875 31.25 31.25], 'FaceColor',[1 1 1]);
rectangle('Position',[531.25 -875 31.25 31.25], 'FaceColor',[0 0 0]);
rectangle('Position',[625 -843.75 31.25 31.25], 'FaceColor',[1 1 1]);
rectangle('Position',[656.25 -843.75 31.25 31.25], 'FaceColor',[1 1 1]);
rectangle('Position',[625 -875 31.25 31.25], 'FaceColor',[0 0 0]);
rectangle('Position',[656.25 -875 31.25 31.25], 'FaceColor',[0 0 0]);
rectangle('Position',[687.5 -843.75 31.25 31.25], 'FaceColor',[1 1 1]);
rectangle('Position',[718.75 -843.75 31.25 31.25], 'FaceColor',[1 1 1]);
rectangle('Position',[687.5 -875 31.25 31.25], 'FaceColor',[0 0 0]);
rectangle('Position',[718.75 -875 31.25 31.25], 'FaceColor',[1 1 1]);
rectangle('Position',[500 -906.25 31.25 31.25], 'FaceColor',[1 1 1]);
rectangle('Position',[531.25 -906.25 31.25 31.25], 'FaceColor',[0 0 0]);
rectangle('Position',[500 -937.5 31.25 31.25], 'FaceColor',[1 1 1]);
rectangle('Position',[531.25 -937.5 31.25 31.25], 'FaceColor',[0 0 0]);
rectangle('Position',[500 -968.75 31.25 31.25], 'FaceColor',[1 1 1]);
rectangle('Position',[531.25 -968.75 31.25 31.25], 'FaceColor',[0 0 0]);
rectangle('Position',[500 -1000 31.25 31.25], 'FaceColor',[0 0 0]);
rectangle('Position',[531.25 -1000 31.25 31.25], 'FaceColor',[0 0 0]);
rectangle('Position',[625 -906.25 31.25 31.25], 'FaceColor',[0 0 0]);
rectangle('Position',[656.25 -906.25 31.25 31.25], 'FaceColor',[0 0 0]);
rectangle('Position',[625 -937.5 31.25 31.25], 'FaceColor',[1 1 1]);
rectangle('Position',[656.25 -937.5 31.25 31.25], 'FaceColor',[1 1 1]);
rectangle('Position',[687.5 -906.25 31.25 31.25], 'FaceColor',[0 0 0]);
rectangle('Position',[718.75 -906.25 31.25 31.25], 'FaceColor',[1 1 1]);
rectangle('Position',[687.5 -937.5 31.25 31.25], 'FaceColor',[1 1 1]);
rectangle('Position',[718.75 -937.5 31.25 31.25], 'FaceColor',[1 1 1]);
rectangle('Position',[625 -968.75 31.25 31.25], 'FaceColor',[1 1 1]);
rectangle('Position',[656.25 -968.75 31.25 31.25], 'FaceColor',[1 1 1]);
rectangle('Position',[625 -1000 31.25 31.25], 'FaceColor',[0 0 0]);
rectangle('Position',[656.25 -1000 31.25 31.25], 'FaceColor',[0 0 0]);
rectangle('Position',[687.5 -968.75 31.25 31.25], 'FaceColor',[1 1 1]);
rectangle('Position',[718.75 -968.75 31.25 31.25], 'FaceColor',[1 1 1]);
rectangle('Position',[687.5 -1000 31.25 31.25], 'FaceColor',[0 0 0]);
rectangle('Position',[718.75 -1000 31.25 31.25], 'FaceColor',[0 0 0]);
rectangle('Position',[750 -781.25 31.25 31.25], 'FaceColor',[0 0 0]);
rectangle('Position',[781.25 -781.25 31.25 31.25], 'FaceColor',[0 0 0]);
rectangle('Position',[750 -812.5 31.25 31.25], 'FaceColor',[1 1 1]);
rectangle('Position',[781.25 -812.5 31.25 31.25], 'FaceColor',[1 1 1]);
rectangle('Position',[875 -781.25 31.25 31.25], 'FaceColor',[0 0 0]);
rectangle('Position',[906.25 -781.25 31.25 31.25], 'FaceColor',[0 0 0]);
rectangle('Position',[875 -812.5 31.25 31.25], 'FaceColor',[1 1 1]);
rectangle('Position',[906.25 -812.5 31.25 31.25], 'FaceColor',[1 1 1]);
rectangle('Position',[937.5 -781.25 31.25 31.25], 'FaceColor',[0 0 0]);
rectangle('Position',[968.75 -781.25 31.25 31.25], 'FaceColor',[0 0 0]);
rectangle('Position',[937.5 -812.5 31.25 31.25], 'FaceColor',[1 1 1]);
rectangle('Position',[968.75 -812.5 31.25 31.25], 'FaceColor',[0 0 0]);
rectangle('Position',[937.5 -843.75 31.25 31.25], 'FaceColor',[1 1 1]);
rectangle('Position',[968.75 -843.75 31.25 31.25], 'FaceColor',[0 0 0]);
rectangle('Position',[937.5 -875 31.25 31.25], 'FaceColor',[1 1 1]);
rectangle('Position',[968.75 -875 31.25 31.25], 'FaceColor',[0 0 0]);
rectangle('Position',[812.5 -906.25 31.25 31.25], 'FaceColor',[0 0 0]);
rectangle('Position',[843.75 -906.25 31.25 31.25], 'FaceColor',[0 0 0]);
rectangle('Position',[812.5 -937.5 31.25 31.25], 'FaceColor',[1 1 1]);
rectangle('Position',[843.75 -937.5 31.25 31.25], 'FaceColor',[1 1 1]);
rectangle('Position',[750 -968.75 31.25 31.25], 'FaceColor',[1 1 1]);
rectangle('Position',[781.25 -968.75 31.25 31.25], 'FaceColor',[1 1 1]);
rectangle('Position',[750 -1000 31.25 31.25], 'FaceColor',[0 0 0]);
rectangle('Position',[781.25 -1000 31.25 31.25], 'FaceColor',[0 0 0]);
rectangle('Position',[812.5 -968.75 31.25 31.25], 'FaceColor',[1 1 1]);
rectangle('Position',[843.75 -968.75 31.25 31.25], 'FaceColor',[1 1 1]);
rectangle('Position',[812.5 -1000 31.25 31.25], 'FaceColor',[0 0 0]);
rectangle('Position',[843.75 -1000 31.25 31.25], 'FaceColor',[0 0 0]);
rectangle('Position',[937.5 -906.25 31.25 31.25], 'FaceColor',[1 1 1]);
rectangle('Position',[968.75 -906.25 31.25 31.25], 'FaceColor',[0 0 0]);
rectangle('Position',[937.5 -937.5 31.25 31.25], 'FaceColor',[1 1 1]);
rectangle('Position',[968.75 -937.5 31.25 31.25], 'FaceColor',[0 0 0]);
rectangle('Position',[875 -968.75 31.25 31.25], 'FaceColor',[1 1 1]);
rectangle('Position',[906.25 -968.75 31.25 31.25], 'FaceColor',[1 1 1]);
rectangle('Position',[875 -1000 31.25 31.25], 'FaceColor',[0 0 0]);
rectangle('Position',[906.25 -1000 31.25 31.25], 'FaceColor',[0 0 0]);
rectangle('Position',[937.5 -968.75 31.25 31.25], 'FaceColor',[1 1 1]);
rectangle('Position',[968.75 -968.75 31.25 31.25], 'FaceColor',[0 0 0]);
rectangle('Position',[937.5 -1000 31.25 31.25], 'FaceColor',[0 0 0]);
rectangle('Position',[968.75 -1000 31.25 31.25], 'FaceColor',[0 0 0]);
X=[933.333,906.25,859.375,828.125,781.25,781.25,718.75,687.5,609.375,578.125,546.875,515.625,468.75,406.25,468.75,406.25,343.75,281.25,218.75,156.25,171.875,171.875,171.875,171.875,156.25,93.75,66.6667];
Y=[-933.333,-906.25,-921.875,-921.875,-906.25,-843.75,-781.25,-687.5,-671.875,-671.875,-671.875,-671.875,-656.25,-656.25,-593.75,-531.25,-468.75,-406.25,-343.75,-281.25,-234.375,-203.125,-171.875,-140.625,-93.75,-93.75,-66.6667];
hold on;
plot(X,Y,'r');
plot(X,Y,'bo');
legend('3825.22','Location','southoutside');
